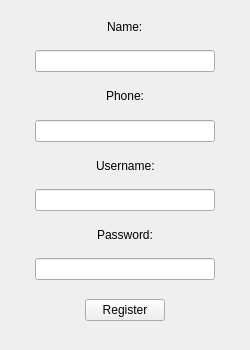
<?xml version="1.0" encoding="UTF-8"?>
<ui version="4.0">
 <class>registerGUI</class>
 <widget class="QWidget" name="registerGUI">
  <property name="geometry">
   <rect>
    <x>0</x>
    <y>0</y>
    <width>250</width>
    <height>350</height>
   </rect>
  </property>
  <property name="windowTitle">
   <string>Form</string>
  </property>
  <widget class="QWidget" name="">
   <property name="geometry">
    <rect>
     <x>9</x>
     <y>9</y>
     <width>232</width>
     <height>271</height>
    </rect>
   </property>
   <layout class="QVBoxLayout" name="verticalLayout_3">
    <item>
     <layout class="QHBoxLayout" name="horizontalLayout_14">
      <item>
       <spacer name="horizontalSpacer_16">
        <property name="orientation">
         <enum>Qt::Horizontal</enum>
        </property>
        <property name="sizeHint" stdset="0">
         <size>
          <width>40</width>
          <height>20</height>
         </size>
        </property>
       </spacer>
      </item>
      <item>
       <widget class="QLabel" name="label">
        <property name="text">
         <string>Name:</string>
        </property>
       </widget>
      </item>
      <item>
       <spacer name="horizontalSpacer_15">
        <property name="orientation">
         <enum>Qt::Horizontal</enum>
        </property>
        <property name="sizeHint" stdset="0">
         <size>
          <width>40</width>
          <height>20</height>
         </size>
        </property>
       </spacer>
      </item>
     </layout>
    </item>
    <item>
     <layout class="QHBoxLayout" name="horizontalLayout_9">
      <item>
       <spacer name="horizontalSpacer_6">
        <property name="orientation">
         <enum>Qt::Horizontal</enum>
        </property>
        <property name="sizeHint" stdset="0">
         <size>
          <width>40</width>
          <height>20</height>
         </size>
        </property>
       </spacer>
      </item>
      <item>
       <widget class="QLineEdit" name="nameBox">
        <property name="minimumSize">
         <size>
          <width>180</width>
          <height>0</height>
         </size>
        </property>
       </widget>
      </item>
      <item>
       <spacer name="horizontalSpacer_5">
        <property name="orientation">
         <enum>Qt::Horizontal</enum>
        </property>
        <property name="sizeHint" stdset="0">
         <size>
          <width>40</width>
          <height>20</height>
         </size>
        </property>
       </spacer>
      </item>
     </layout>
    </item>
    <item>
     <layout class="QHBoxLayout" name="horizontalLayout_15">
      <item>
       <spacer name="horizontalSpacer_18">
        <property name="orientation">
         <enum>Qt::Horizontal</enum>
        </property>
        <property name="sizeHint" stdset="0">
         <size>
          <width>40</width>
          <height>20</height>
         </size>
        </property>
       </spacer>
      </item>
      <item>
       <widget class="QLabel" name="label_2">
        <property name="text">
         <string>Phone:</string>
        </property>
       </widget>
      </item>
      <item>
       <spacer name="horizontalSpacer_17">
        <property name="orientation">
         <enum>Qt::Horizontal</enum>
        </property>
        <property name="sizeHint" stdset="0">
         <size>
          <width>40</width>
          <height>20</height>
         </size>
        </property>
       </spacer>
      </item>
     </layout>
    </item>
    <item>
     <layout class="QHBoxLayout" name="horizontalLayout_7">
      <item>
       <spacer name="horizontalSpacer_8">
        <property name="orientation">
         <enum>Qt::Horizontal</enum>
        </property>
        <property name="sizeHint" stdset="0">
         <size>
          <width>40</width>
          <height>20</height>
         </size>
        </property>
       </spacer>
      </item>
      <item>
       <widget class="QLineEdit" name="phoneBox">
        <property name="minimumSize">
         <size>
          <width>180</width>
          <height>0</height>
         </size>
        </property>
       </widget>
      </item>
      <item>
       <spacer name="horizontalSpacer_7">
        <property name="orientation">
         <enum>Qt::Horizontal</enum>
        </property>
        <property name="sizeHint" stdset="0">
         <size>
          <width>40</width>
          <height>20</height>
         </size>
        </property>
       </spacer>
      </item>
     </layout>
    </item>
    <item>
     <layout class="QHBoxLayout" name="horizontalLayout_3">
      <item>
       <spacer name="horizontalSpacer_10">
        <property name="orientation">
         <enum>Qt::Horizontal</enum>
        </property>
        <property name="sizeHint" stdset="0">
         <size>
          <width>40</width>
          <height>20</height>
         </size>
        </property>
       </spacer>
      </item>
      <item>
       <widget class="QLabel" name="label_3">
        <property name="text">
         <string>Username:</string>
        </property>
       </widget>
      </item>
      <item>
       <spacer name="horizontalSpacer_9">
        <property name="orientation">
         <enum>Qt::Horizontal</enum>
        </property>
        <property name="sizeHint" stdset="0">
         <size>
          <width>40</width>
          <height>20</height>
         </size>
        </property>
       </spacer>
      </item>
     </layout>
    </item>
    <item>
     <layout class="QHBoxLayout" name="horizontalLayout_2">
      <item>
       <spacer name="horizontalSpacer_2">
        <property name="orientation">
         <enum>Qt::Horizontal</enum>
        </property>
        <property name="sizeHint" stdset="0">
         <size>
          <width>40</width>
          <height>20</height>
         </size>
        </property>
       </spacer>
      </item>
      <item>
       <widget class="QLineEdit" name="usernameBox">
        <property name="minimumSize">
         <size>
          <width>180</width>
          <height>0</height>
         </size>
        </property>
       </widget>
      </item>
      <item>
       <spacer name="horizontalSpacer">
        <property name="orientation">
         <enum>Qt::Horizontal</enum>
        </property>
        <property name="sizeHint" stdset="0">
         <size>
          <width>40</width>
          <height>20</height>
         </size>
        </property>
       </spacer>
      </item>
     </layout>
    </item>
    <item>
     <layout class="QHBoxLayout" name="horizontalLayout_4">
      <item>
       <spacer name="horizontalSpacer_12">
        <property name="orientation">
         <enum>Qt::Horizontal</enum>
        </property>
        <property name="sizeHint" stdset="0">
         <size>
          <width>40</width>
          <height>20</height>
         </size>
        </property>
       </spacer>
      </item>
      <item>
       <widget class="QLabel" name="label_4">
        <property name="text">
         <string>Password:</string>
        </property>
       </widget>
      </item>
      <item>
       <spacer name="horizontalSpacer_11">
        <property name="orientation">
         <enum>Qt::Horizontal</enum>
        </property>
        <property name="sizeHint" stdset="0">
         <size>
          <width>40</width>
          <height>20</height>
         </size>
        </property>
       </spacer>
      </item>
     </layout>
    </item>
    <item>
     <layout class="QHBoxLayout" name="horizontalLayout_6">
      <item>
       <spacer name="horizontalSpacer_14">
        <property name="orientation">
         <enum>Qt::Horizontal</enum>
        </property>
        <property name="sizeHint" stdset="0">
         <size>
          <width>40</width>
          <height>20</height>
         </size>
        </property>
       </spacer>
      </item>
      <item>
       <widget class="QLineEdit" name="passwordBox">
        <property name="minimumSize">
         <size>
          <width>180</width>
          <height>0</height>
         </size>
        </property>
       </widget>
      </item>
      <item>
       <spacer name="horizontalSpacer_13">
        <property name="orientation">
         <enum>Qt::Horizontal</enum>
        </property>
        <property name="sizeHint" stdset="0">
         <size>
          <width>40</width>
          <height>20</height>
         </size>
        </property>
       </spacer>
      </item>
     </layout>
    </item>
   </layout>
  </widget>
  <widget class="QWidget" name="">
   <property name="geometry">
    <rect>
     <x>9</x>
     <y>285</y>
     <width>231</width>
     <height>51</height>
    </rect>
   </property>
   <layout class="QVBoxLayout" name="verticalLayout_2">
    <item>
     <layout class="QHBoxLayout" name="horizontalLayout_5">
      <item>
       <spacer name="horizontalSpacer_4">
        <property name="orientation">
         <enum>Qt::Horizontal</enum>
        </property>
        <property name="sizeHint" stdset="0">
         <size>
          <width>40</width>
          <height>20</height>
         </size>
        </property>
       </spacer>
      </item>
      <item>
       <widget class="QPushButton" name="registerButton">
        <property name="text">
         <string>Register</string>
        </property>
       </widget>
      </item>
      <item>
       <spacer name="horizontalSpacer_3">
        <property name="orientation">
         <enum>Qt::Horizontal</enum>
        </property>
        <property name="sizeHint" stdset="0">
         <size>
          <width>40</width>
          <height>20</height>
         </size>
        </property>
       </spacer>
      </item>
     </layout>
    </item>
   </layout>
  </widget>
 </widget>
 <resources/>
 <connections/>
</ui>
